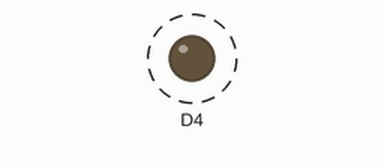
The sketch below on a simulated ESP8266 (NodeMCU). On the bench: output pins drawn as LEDs (lit = HIGH). Dashed ring = blinking. What the sketch prints to the serial monitor is not drawn.

Above: at 0.2 s.
Timing chart, 0 to 3.0 s (numbered marks = the images above):
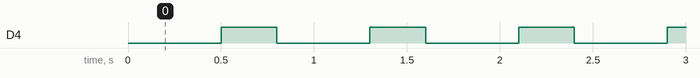

The sketch:

blink.ino
```cpp
#include<Blink.h>

Blink blink(D4);

void setup() {
  // put your setup code here, to run once:
  Serial.begin(115200);
  Serial.println("\nBlink Version 1.0 Your_First_Name Your_Last_Name");
}

void loop() {
  // put your main code here, to run repeatedly:
  blink.on(500);
  blink.off(300);
}
```

Blink.cpp
```cpp
#include <Arduino.h>
#include "Blink.h"

Blink::Blink(int p){
    pin=p;
    pinMode(p,OUTPUT);
}
void Blink::on(int k){
   digitalWrite(pin,LOW);
   delay(k);
 }
void Blink::off(int k){
    digitalWrite(pin,HIGH);
    delay(k);
  }
```

Blink.h
```cpp
#ifndef __Blink__H__
#define __Blink__H__

#include<Arduino.h>

class Blink {
  private:
  short pin;
  public:
     Blink(int p);
     void on(int k);
     void off(int k);
 };
#endif
```

Measured:
- by itself, D4: alternates HIGH for 0.30 s and LOW for 0.50 s
